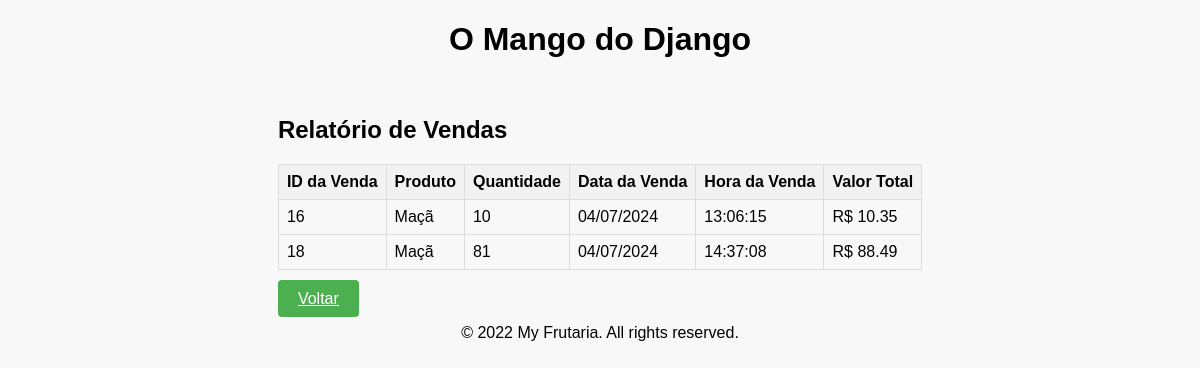
/relatorioVendedor/16/, run on the app's committed database.
### frutaria/models.py (models this page shows)
class Vendas(models.Model):
    fruta = models.ForeignKey(Fruta, on_delete=models.CASCADE)
    qtd_vendida = models.IntegerField()
    vendedor_id = models.PositiveIntegerField()
    valor_venda = models.FloatField(default=0.00)
    data_venda = models.DateTimeField(auto_now_add=True)

class Fruta(models.Model):
    nome = models.CharField(max_length=100)
    classificacao = models.CharField(max_length=100)
    fresca = models.BooleanField(default=True)
    qtd_estoque = models.IntegerField()
    preco = models.FloatField(default=0.00)

### frutaria/views.py (the view)
# urls.py: path('relatorioVendedor/<int:vendedor>/', views.relatorioVendedor, name='relatorioVendedor'),
@csrf_exempt
def relatorioVendedor(request, vendedor):
    vendas = Vendas.objects.filter(vendedor_id=vendedor)
    return render(request, 'relatorio_vendas.html', {'vendas': vendas, 'vendedor_id': vendedor})

### frutaria/templates/relatorio_vendas.html
{% extends 'base.html' %}
{% block content %}
    <h2>Relatório de Vendas</h2>
    <table class="tabela-vendas">
        <thead>
            <tr>
                <th>ID da Venda</th>
                <th>Produto</th>
                <th>Quantidade</th>
                <th>Data da Venda</th>
                <th>Hora da Venda</th>
                <th>Valor Total</th>
            </tr>
        </thead>
        <tbody>
            {% for venda in vendas %}
            <tr>
                <td>{{ venda.id }}</td>
                <td>{{ venda.fruta.nome }}</td>
                <td>{{ venda.qtd_vendida }}</td>
                <td>{{ venda.data_venda|date:"d/m/Y" }}</td>
                <td>{{ venda.data_venda|date:"H:i:s" }}</td>
                <td>R$ {{ venda.valor_venda | floatformat:2 }}</td>
            </tr>
            {% endfor %}
        </tbody>
    </table>
    <a href="{% url 'sale' vendedor_id %}" class="botao">Voltar</a>
{% endblock %}

### frutaria/static/style.css (style rules this page uses)
body { margin: 0; padding: 0; font-family: Arial, sans-serif; background-color: #f8f8f8; display: flex; flex-direction: column; justify-content: center; align-items: center; }
.login-form button, .cadastro-form button, .botao { width: 100%; padding: 10px; background-color: #333; color: #fff; border: none; border-radius: 3px; cursor: pointer; margin-bottom: 10px; margin-top: 25px; }
.botao { background-color: #4CAF50; color: white; padding: 10px 20px; border: none; border-radius: 4px; cursor: pointer; font-size: 16px; }
.tabela-vendas { width: 100%; border-collapse: collapse; margin-bottom: 20px; }
.tabela-vendas th, .tabela-vendas td { border: 1px solid #ddd; padding: 8px; text-align: left; }
.tabela-vendas th { background-color: #f2f2f2; }

### data on the page
Vendas: id "16", fruta.nome "Maçã", qtd_vendida "10", data_venda "04/07/2024", data_venda "13:06:15", valor_venda "10.35"
Vendas: id "18", fruta.nome "Maçã", qtd_vendida "81", data_venda "04/07/2024", data_venda "14:37:08", valor_venda "88.49"
